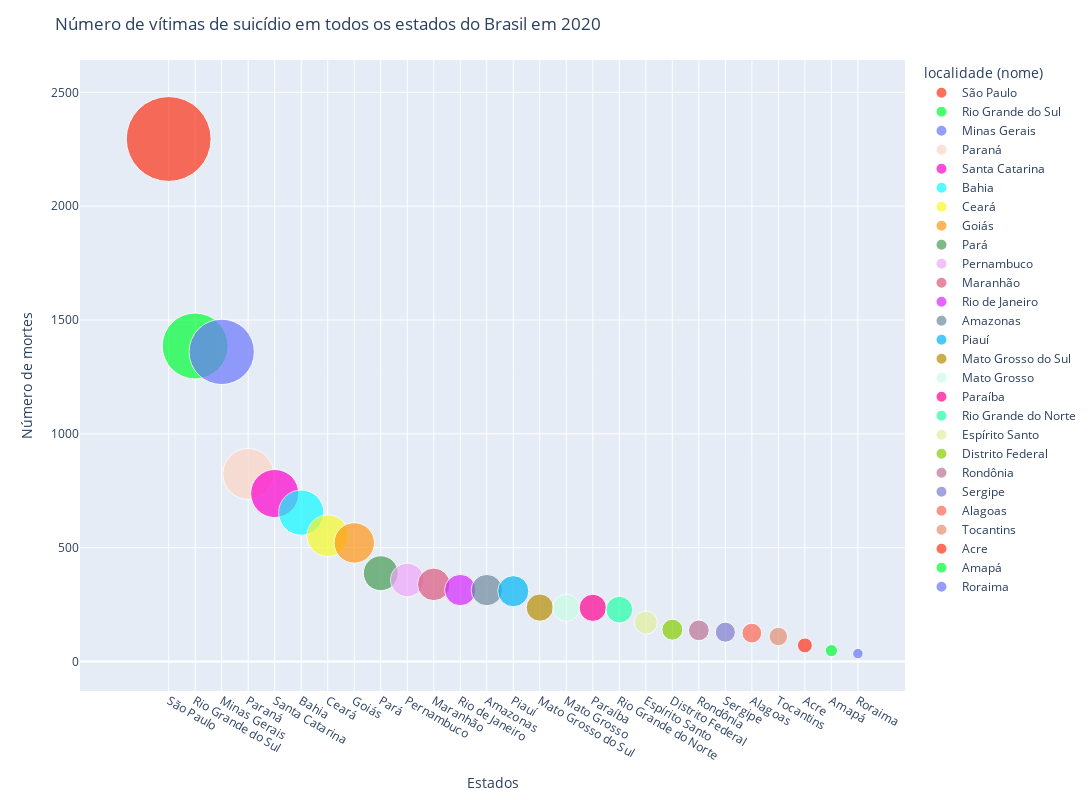

Notebook code for this chart:
### Code cell
# Gráfico 2

nm_coluna_x = "localidade (nome)"
nm_coluna_y = "Ano"
qtde_municipios = 27
data_analise = df_2020.iloc[0]['data']

df_sorted = df_2020.sort_values('Ano', ascending=False)

fig = px.scatter(df_sorted.head(qtde_municipios),
x = nm_coluna_x,
y = nm_coluna_y,
size = nm_coluna_y,
color = nm_coluna_x,
hover_name = nm_coluna_x,
size_max = 60,
color_discrete_sequence= px.colors.qualitative.Light24)

fig.update_layout(
title = "Número de vítimas de suicídio em todos os estados do Brasil em 2020 ",
xaxis_title = "Estados",
yaxis_title = "Número de mortes",
width = 1400, height= 800)
fig.show()

### Figure 1 — Plotly figure (JSON) as saved in the notebook; plotly's stock layout.template omitted (floating-point values rounded to 4 significant figures)
{"data": [{"hovertemplate": "<b>%{hovertext}</b><br><br>localidade (nome)=%{x}<br>Ano=%{marker.size}<extra></extra>", "hovertext": ["São Paulo"], "legendgroup": "São Paulo", "marker": {"color": "#FD3216", "size": [2295], "sizemode": "area", "sizeref": 0.6375, "symbol": "circle"}, "mode": "markers", "name": "São Paulo", "orientation": "v", "showlegend": true, "type": "scatter", "x": ["São Paulo"], "xaxis": "x", "y": [2295], "yaxis": "y"}, {"hovertemplate": "<b>%{hovertext}</b><br><br>localidade (nome)=%{x}<br>Ano=%{marker.size}<extra></extra>", "hovertext": ["Rio Grande do Sul"], "legendgroup": "Rio Grande do Sul", "marker": {"color": "#00FE35", "size": [1386], "sizemode": "area", "sizeref": 0.6375, "symbol": "circle"}, "mode": "markers", "name": "Rio Grande do Sul", "orientation": "v", "showlegend": true, "type": "scatter", "x": ["Rio Grande do Sul"], "xaxis": "x", "y": [1386], "yaxis": "y"}, {"hovertemplate": "<b>%{hovertext}</b><br><br>localidade (nome)=%{x}<br>Ano=%{marker.size}<extra></extra>", "hovertext": ["Minas Gerais"], "legendgroup": "Minas Gerais", "marker": {"color": "#6A76FC", "size": [1360], "sizemode": "area", "sizeref": 0.6375, "symbol": "circle"}, "mode": "markers", "name": "Minas Gerais", "orientation": "v", "showlegend": true, "type": "scatter", "x": ["Minas Gerais"], "xaxis": "x", "y": [1360], "yaxis": "y"}, {"hovertemplate": "<b>%{hovertext}</b><br><br>localidade (nome)=%{x}<br>Ano=%{marker.size}<extra></extra>", "hovertext": ["Paraná"], "legendgroup": "Paraná", "marker": {"color": "#FED4C4", "size": [824], "sizemode": "area", "sizeref": 0.6375, "symbol": "circle"}, "mode": "markers", "name": "Paraná", "orientation": "v", "showlegend": true, "type": "scatter", "x": ["Paraná"], "xaxis": "x", "y": [824], "yaxis": "y"}, {"hovertemplate": "<b>%{hovertext}</b><br><br>localidade (nome)=%{x}<br>Ano=%{marker.size}<extra></extra>", "hovertext": ["Santa Catarina"], "legendgroup": "Santa Catarina", "marker": {"color": "#FE00CE", "size": [738], "sizemode": "area", "sizeref": 0.6375, "symbol": "circle"}, "mode": "markers", "name": "Santa Catarina", "orientation": "v", "showlegend": true, "type": "scatter", "x": ["Santa Catarina"], "xaxis": "x", "y": [738], "yaxis": "y"}, {"hovertemplate": "<b>%{hovertext}</b><br><br>localidade (nome)=%{x}<br>Ano=%{marker.size}<extra></extra>", "hovertext": ["Bahia"], "legendgroup": "Bahia", "marker": {"color": "#0DF9FF", "size": [654], "sizemode": "area", "sizeref": 0.6375, "symbol": "circle"}, "mode": "markers", "name": "Bahia", "orientation": "v", "showlegend": true, "type": "scatter", "x": ["Bahia"], "xaxis": "x", "y": [654], "yaxis": "y"}, {"hovertemplate": "<b>%{hovertext}</b><br><br>localidade (nome)=%{x}<br>Ano=%{marker.size}<extra></extra>", "hovertext": ["Ceará"], "legendgroup": "Ceará", "marker": {"color": "#F6F926", "size": [553], "sizemode": "area", "sizeref": 0.6375, "symbol": "circle"}, "mode": "markers", "name": "Ceará", "orientation": "v", "showlegend": true, "type": "scatter", "x": ["Ceará"], "xaxis": "x", "y": [553], "yaxis": "y"}, {"hovertemplate": "<b>%{hovertext}</b><br><br>localidade (nome)=%{x}<br>Ano=%{marker.size}<extra></extra>", "hovertext": ["Goiás"], "legendgroup": "Goiás", "marker": {"color": "#FF9616", "size": [521], "sizemode": "area", "sizeref": 0.6375, "symbol": "circle"}, "mode": "markers", "name": "Goiás", "orientation": "v", "showlegend": true, "type": "scatter", "x": ["Goiás"], "xaxis": "x", "y": [521], "yaxis": "y"}, {"hovertemplate": "<b>%{hovertext}</b><br><br>localidade (nome)=%{x}<br>Ano=%{marker.size}<extra></extra>", "hovertext": ["Pará"], "legendgroup": "Pará", "marker": {"color": "#479B55", "size": [388], "sizemode": "area", "sizeref": 0.6375, "symbol": "circle"}, "mode": "markers", "name": "Pará", "orientation": "v", "showlegend": true, "type": "scatter", "x": ["Pará"], "xaxis": "x", "y": [388], "yaxis": "y"}, {"hovertemplate": "<b>%{hovertext}</b><br><br>localidade (nome)=%{x}<br>Ano=%{marker.size}<extra></extra>", "hovertext": ["Pernambuco"], "legendgroup": "Pernambuco", "marker": {"color": "#EEA6FB", "size": [358], "sizemode": "area", "sizeref": 0.6375, "symbol": "circle"}, "mode": "markers", "name": "Pernambuco", "orientation": "v", "showlegend": true, "type": "scatter", "x": ["Pernambuco"], "xaxis": "x", "y": [358], "yaxis": "y"}, {"hovertemplate": "<b>%{hovertext}</b><br><br>localidade (nome)=%{x}<br>Ano=%{marker.size}<extra></extra>", "hovertext": ["Maranhão"], "legendgroup": "Maranhão", "marker": {"color": "#DC587D", "size": [339], "sizemode": "area", "sizeref": 0.6375, "symbol": "circle"}, "mode": "markers", "name": "Maranhão", "orientation": "v", "showlegend": true, "type": "scatter", "x": ["Maranhão"], "xaxis": "x", "y": [339], "yaxis": "y"}, {"hovertemplate": "<b>%{hovertext}</b><br><br>localidade (nome)=%{x}<br>Ano=%{marker.size}<extra></extra>", "hovertext": ["Rio de Janeiro"], "legendgroup": "Rio de Janeiro", "marker": {"color": "#D626FF", "size": [314], "sizemode": "area", "sizeref": 0.6375, "symbol": "circle"}, "mode": "markers", "name": "Rio de Janeiro", "orientation": "v", "showlegend": true, "type": "scatter", "x": ["Rio de Janeiro"], "xaxis": "x", "y": [314], "yaxis": "y"}, {"hovertemplate": "<b>%{hovertext}</b><br><br>localidade (nome)=%{x}<br>Ano=%{marker.size}<extra></extra>", "hovertext": ["Amazonas"], "legendgroup": "Amazonas", "marker": {"color": "#6E899C", "size": [314], "sizemode": "area", "sizeref": 0.6375, "symbol": "circle"}, "mode": "markers", "name": "Amazonas", "orientation": "v", "showlegend": true, "type": "scatter", "x": ["Amazonas"], "xaxis": "x", "y": [314], "yaxis": "y"}, {"hovertemplate": "<b>%{hovertext}</b><br><br>localidade (nome)=%{x}<br>Ano=%{marker.size}<extra></extra>", "hovertext": ["Piauí"], "legendgroup": "Piauí", "marker": {"color": "#00B5F7", "size": [309], "sizemode": "area", "sizeref": 0.6375, "symbol": "circle"}, "mode": "markers", "name": "Piauí", "orientation": "v", "showlegend": true, "type": "scatter", "x": ["Piauí"], "xaxis": "x", "y": [309], "yaxis": "y"}, {"hovertemplate": "<b>%{hovertext}</b><br><br>localidade (nome)=%{x}<br>Ano=%{marker.size}<extra></extra>", "hovertext": ["Mato Grosso do Sul"], "legendgroup": "Mato Grosso do Sul", "marker": {"color": "#B68E00", "size": [237], "sizemode": "area", "sizeref": 0.6375, "symbol": "circle"}, "mode": "markers", "name": "Mato Grosso do Sul", "orientation": "v", "showlegend": true, "type": "scatter", "x": ["Mato Grosso do Sul"], "xaxis": "x", "y": [237], "yaxis": "y"}, {"hovertemplate": "<b>%{hovertext}</b><br><br>localidade (nome)=%{x}<br>Ano=%{marker.size}<extra></extra>", "hovertext": ["Mato Grosso"], "legendgroup": "Mato Grosso", "marker": {"color": "#C9FBE5", "size": [236], "sizemode": "area", "sizeref": 0.6375, "symbol": "circle"}, "mode": "markers", "name": "Mato Grosso", "orientation": "v", "showlegend": true, "type": "scatter", "x": ["Mato Grosso"], "xaxis": "x", "y": [236], "yaxis": "y"}, {"hovertemplate": "<b>%{hovertext}</b><br><br>localidade (nome)=%{x}<br>Ano=%{marker.size}<extra></extra>", "hovertext": ["Paraíba"], "legendgroup": "Paraíba", "marker": {"color": "#FF0092", "size": [236], "sizemode": "area", "sizeref": 0.6375, "symbol": "circle"}, "mode": "markers", "name": "Paraíba", "orientation": "v", "showlegend": true, "type": "scatter", "x": ["Paraíba"], "xaxis": "x", "y": [236], "yaxis": "y"}, {"hovertemplate": "<b>%{hovertext}</b><br><br>localidade (nome)=%{x}<br>Ano=%{marker.size}<extra></extra>", "hovertext": ["Rio Grande do Norte"], "legendgroup": "Rio Grande do Norte", "marker": {"color": "#22FFA7", "size": [228], "sizemode": "area", "sizeref": 0.6375, "symbol": "circle"}, "mode": "markers", "name": "Rio Grande do Norte", "orientation": "v", "showlegend": true, "type": "scatter", "x": ["Rio Grande do Norte"], "xaxis": "x", "y": [228], "yaxis": "y"}, {"hovertemplate": "<b>%{hovertext}</b><br><br>localidade (nome)=%{x}<br>Ano=%{marker.size}<extra></extra>", "hovertext": ["Espírito Santo"], "legendgroup": "Espírito Santo", "marker": {"color": "#E3EE9E", "size": [171], "sizemode": "area", "sizeref": 0.6375, "symbol": "circle"}, "mode": "markers", "name": "Espírito Santo", "orientation": "v", "showlegend": true, "type": "scatter", "x": ["Espírito Santo"], "xaxis": "x", "y": [171], "yaxis": "y"}, {"hovertemplate": "<b>%{hovertext}</b><br><br>localidade (nome)=%{x}<br>Ano=%{marker.size}<extra></extra>", "hovertext": ["Distrito Federal"], "legendgroup": "Distrito Federal", "marker": {"color": "#86CE00", "size": [140], "sizemode": "area", "sizeref": 0.6375, "symbol": "circle"}, "mode": "markers", "name": "Distrito Federal", "orientation": "v", "showlegend": true, "type": "scatter", "x": ["Distrito Federal"], "xaxis": "x", "y": [140], "yaxis": "y"}, {"hovertemplate": "<b>%{hovertext}</b><br><br>localidade (nome)=%{x}<br>Ano=%{marker.size}<extra></extra>", "hovertext": ["Rondônia"], "legendgroup": "Rondônia", "marker": {"color": "#BC7196", "size": [137], "sizemode": "area", "sizeref": 0.6375, "symbol": "circle"}, "mode": "markers", "name": "Rondônia", "orientation": "v", "showlegend": true, "type": "scatter", "x": ["Rondônia"], "xaxis": "x", "y": [137], "yaxis": "y"}, {"hovertemplate": "<b>%{hovertext}</b><br><br>localidade (nome)=%{x}<br>Ano=%{marker.size}<extra></extra>", "hovertext": ["Sergipe"], "legendgroup": "Sergipe", "marker": {"color": "#7E7DCD", "size": [129], "sizemode": "area", "sizeref": 0.6375, "symbol": "circle"}, "mode": "markers", "name": "Sergipe", "orientation": "v", "showlegend": true, "type": "scatter", "x": ["Sergipe"], "xaxis": "x", "y": [129], "yaxis": "y"}, {"hovertemplate": "<b>%{hovertext}</b><br><br>localidade (nome)=%{x}<br>Ano=%{marker.size}<extra></extra>", "hovertext": ["Alagoas"], "legendgroup": "Alagoas", "marker": {"color": "#FC6955", "size": [125], "sizemode": "area", "sizeref": 0.6375, "symbol": "circle"}, "mode": "markers", "name": "Alagoas", "orientation": "v", "showlegend": true, "type": "scatter", "x": ["Alagoas"], "xaxis": "x", "y": [125], "yaxis": "y"}, {"hovertemplate": "<b>%{hovertext}</b><br><br>localidade (nome)=%{x}<br>Ano=%{marker.size}<extra></extra>", "hovertext": ["Tocantins"], "legendgroup": "Tocantins", "marker": {"color": "#E48F72", "size": [110], "sizemode": "area", "sizeref": 0.6375, "symbol": "circle"}, "mode": "markers", "name": "Tocantins", "orientation": "v", "showlegend": true, "type": "scatter", "x": ["Tocantins"], "xaxis": "x", "y": [110], "yaxis": "y"}, {"hovertemplate": "<b>%{hovertext}</b><br><br>localidade (nome)=%{x}<br>Ano=%{marker.size}<extra></extra>", "hovertext": ["Acre"], "legendgroup": "Acre", "marker": {"color": "#FD3216", "size": [71], "sizemode": "area", "sizeref": 0.6375, "symbol": "circle"}, "mode": "markers", "name": "Acre", "orientation": "v", "showlegend": true, "type": "scatter", "x": ["Acre"], "xaxis": "x", "y": [71], "yaxis": "y"}, {"hovertemplate": "<b>%{hovertext}</b><br><br>localidade (nome)=%{x}<br>Ano=%{marker.size}<extra></extra>", "hovertext": ["Amapá"], "legendgroup": "Amapá", "marker": {"color": "#00FE35", "size": [48], "sizemode": "area", "sizeref": 0.6375, "symbol": "circle"}, "mode": "markers", "name": "Amapá", "orientation": "v", "showlegend": true, "type": "scatter", "x": ["Amapá"], "xaxis": "x", "y": [48], "yaxis": "y"}, {"hovertemplate": "<b>%{hovertext}</b><br><br>localidade (nome)=%{x}<br>Ano=%{marker.size}<extra></extra>", "hovertext": ["Roraima"], "legendgroup": "Roraima", "marker": {"color": "#6A76FC", "size": [35], "sizemode": "area", "sizeref": 0.6375, "symbol": "circle"}, "mode": "markers", "name": "Roraima", "orientation": "v", "showlegend": true, "type": "scatter", "x": ["Roraima"], "xaxis": "x", "y": [35], "yaxis": "y"}], "layout": {"height": 800, "legend": {"itemsizing": "constant", "title": {"text": "localidade (nome)"}, "tracegroupgap": 0}, "margin": {"t": 60}, "title": {"text": "Número de vítimas de suicídio em todos os estados do Brasil em 2020 "}, "width": 1400, "xaxis": {"anchor": "y", "categoryarray": ["São Paulo", "Rio Grande do Sul", "Minas Gerais", "Paraná", "Santa Catarina", "Bahia", "Ceará", "Goiás", "Pará", "Pernambuco", "Maranhão", "Rio de Janeiro", "Amazonas", "Piauí", "Mato Grosso do Sul", "Mato Grosso", "Paraíba", "Rio Grande do Norte", "Espírito Santo", "Distrito Federal", "Rondônia", "Sergipe", "Alagoas", "Tocantins", "Acre", "Amapá", "Roraima"], "categoryorder": "array", "domain": [0, 1], "title": {"text": "Estados"}}, "yaxis": {"anchor": "x", "domain": [0, 1], "title": {"text": "Número de mortes"}}}}
